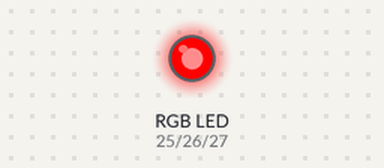
The program below on a simulated ESP32 board running MicroPython. Parts: an RGB LED mixed from three pins (HIGH = lit).

Above: at 0.5 s.
At 1.5 s:
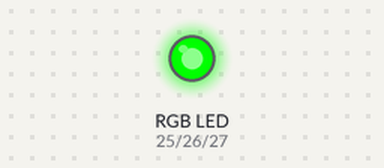
At 5.5 s:
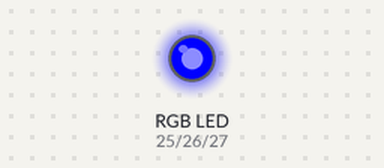
Timing chart, 0 to 6.9 s (numbered marks = the images above):
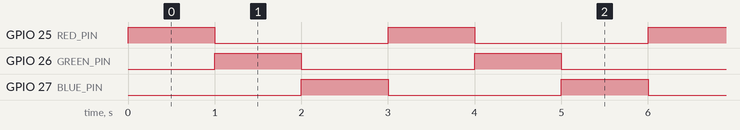

The program:

KY016_RGB_LED.py
```python
import machine
import time

RED_PIN = machine.PWM(machine.Pin(25), freq=1000)
GREEN_PIN = machine.PWM(machine.Pin(26), freq=1000)
BLUE_PIN = machine.PWM(machine.Pin(27), freq=1000)

def set_color(r, g, b):
    RED_PIN.duty(r)
    GREEN_PIN.duty(g)
    BLUE_PIN.duty(b)

while True:
    set_color(1023, 0, 0)  # Red
    time.sleep(1)
    set_color(0, 1023, 0)  # Green
    time.sleep(1)
    set_color(0, 0, 1023)  # Blue
    time.sleep(1)
```

Measured:
- by itself, GPIO 25 (RED_PIN), GPIO 26 (GREEN_PIN), GPIO 27 (BLUE_PIN): alternates HIGH for 1.0 s and LOW for 2.0 s
- by itself, everything shown: repeats every 3.0 s, in 3 steps
